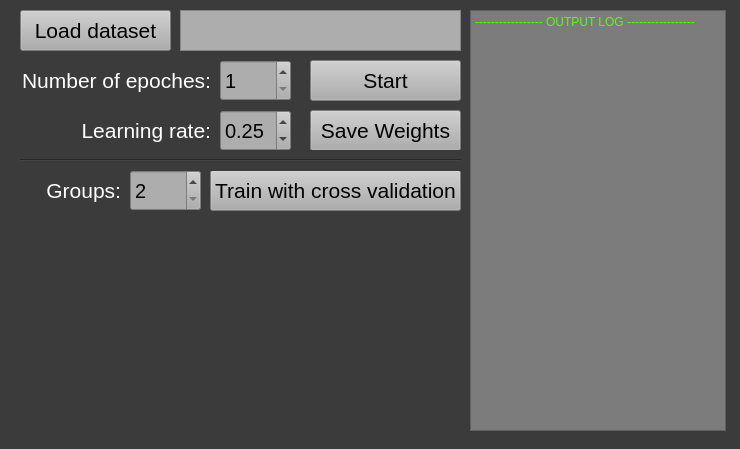
<?xml version="1.0" encoding="UTF-8"?>
<ui version="4.0">
 <class>TrainWindow</class>
 <widget class="QWidget" name="TrainWindow">
  <property name="geometry">
   <rect>
    <x>0</x>
    <y>0</y>
    <width>740</width>
    <height>449</height>
   </rect>
  </property>
  <property name="minimumSize">
   <size>
    <width>740</width>
    <height>449</height>
   </size>
  </property>
  <property name="maximumSize">
   <size>
    <width>740</width>
    <height>449</height>
   </size>
  </property>
  <property name="windowTitle">
   <string>Train Window</string>
  </property>
  <property name="styleSheet">
   <string notr="true">background-color: rgb(59, 59, 59);</string>
  </property>
  <widget class="QPushButton" name="load_ds_btn">
   <property name="geometry">
    <rect>
     <x>20</x>
     <y>10</y>
     <width>151</width>
     <height>41</height>
    </rect>
   </property>
   <property name="font">
    <font>
     <pointsize>16</pointsize>
    </font>
   </property>
   <property name="styleSheet">
    <string notr="true">color: rgb(0, 0, 0);
background-color: rgb(173, 173, 173);</string>
   </property>
   <property name="text">
    <string>Load dataset</string>
   </property>
  </widget>
  <widget class="QTextBrowser" name="console">
   <property name="geometry">
    <rect>
     <x>470</x>
     <y>10</y>
     <width>256</width>
     <height>421</height>
    </rect>
   </property>
   <property name="styleSheet">
    <string notr="true">background-color: rgb(124, 124, 124);
color: rgb(85, 255, 0);</string>
   </property>
   <property name="html">
    <string>&lt;!DOCTYPE HTML PUBLIC &quot;-//W3C//DTD HTML 4.0//EN&quot; &quot;http://www.w3.org/TR/REC-html40/strict.dtd&quot;&gt;
&lt;html&gt;&lt;head&gt;&lt;meta name=&quot;qrichtext&quot; content=&quot;1&quot; /&gt;&lt;meta charset=&quot;utf-8&quot; /&gt;&lt;style type=&quot;text/css&quot;&gt;
p, li { white-space: pre-wrap; }
hr { height: 1px; border-width: 0; }
li.unchecked::marker { content: &quot;\2610&quot;; }
li.checked::marker { content: &quot;\2612&quot;; }
&lt;/style&gt;&lt;/head&gt;&lt;body style=&quot; font-family:'Segoe UI'; font-size:9pt; font-weight:400; font-style:normal;&quot;&gt;
&lt;p style=&quot; margin-top:0px; margin-bottom:0px; margin-left:0px; margin-right:0px; -qt-block-indent:0; text-indent:0px;&quot;&gt;----------------- OUTPUT LOG -----------------&lt;/p&gt;&lt;/body&gt;&lt;/html&gt;</string>
   </property>
  </widget>
  <widget class="QTextBrowser" name="dataset_path_text">
   <property name="geometry">
    <rect>
     <x>180</x>
     <y>10</y>
     <width>281</width>
     <height>41</height>
    </rect>
   </property>
   <property name="styleSheet">
    <string notr="true">color: rgb(0, 0, 0);
background-color: rgb(173, 173, 173);</string>
   </property>
  </widget>
  <widget class="QLabel" name="label">
   <property name="geometry">
    <rect>
     <x>20</x>
     <y>60</y>
     <width>191</width>
     <height>41</height>
    </rect>
   </property>
   <property name="font">
    <font>
     <pointsize>16</pointsize>
    </font>
   </property>
   <property name="styleSheet">
    <string notr="true">color: rgb(255, 255, 255);</string>
   </property>
   <property name="text">
    <string>Number of epoches:</string>
   </property>
   <property name="alignment">
    <set>Qt::AlignRight|Qt::AlignTrailing|Qt::AlignVCenter</set>
   </property>
  </widget>
  <widget class="QPushButton" name="start_train_btn">
   <property name="geometry">
    <rect>
     <x>310</x>
     <y>60</y>
     <width>151</width>
     <height>41</height>
    </rect>
   </property>
   <property name="font">
    <font>
     <pointsize>16</pointsize>
    </font>
   </property>
   <property name="styleSheet">
    <string notr="true">color: rgb(0, 0, 0);
background-color: rgb(173, 173, 173);</string>
   </property>
   <property name="text">
    <string>Start</string>
   </property>
  </widget>
  <widget class="QPushButton" name="save_w_btn">
   <property name="geometry">
    <rect>
     <x>310</x>
     <y>110</y>
     <width>151</width>
     <height>41</height>
    </rect>
   </property>
   <property name="font">
    <font>
     <pointsize>16</pointsize>
    </font>
   </property>
   <property name="styleSheet">
    <string notr="true">color: rgb(0, 0, 0);
background-color: rgb(173, 173, 173);</string>
   </property>
   <property name="text">
    <string>Save Weights</string>
   </property>
  </widget>
  <widget class="QLabel" name="label_3">
   <property name="geometry">
    <rect>
     <x>10</x>
     <y>110</y>
     <width>201</width>
     <height>41</height>
    </rect>
   </property>
   <property name="font">
    <font>
     <pointsize>16</pointsize>
    </font>
   </property>
   <property name="styleSheet">
    <string notr="true">color: rgb(255, 255, 255);</string>
   </property>
   <property name="text">
    <string>Learning rate:</string>
   </property>
   <property name="alignment">
    <set>Qt::AlignRight|Qt::AlignTrailing|Qt::AlignVCenter</set>
   </property>
  </widget>
  <widget class="QSpinBox" name="epoches_spin">
   <property name="geometry">
    <rect>
     <x>220</x>
     <y>60</y>
     <width>71</width>
     <height>41</height>
    </rect>
   </property>
   <property name="font">
    <font>
     <pointsize>15</pointsize>
    </font>
   </property>
   <property name="styleSheet">
    <string notr="true">color: rgb(0, 0, 0);
background-color: rgb(173, 173, 173);</string>
   </property>
   <property name="minimum">
    <number>1</number>
   </property>
   <property name="maximum">
    <number>1000000</number>
   </property>
  </widget>
  <widget class="QDoubleSpinBox" name="lr_spinbox">
   <property name="geometry">
    <rect>
     <x>220</x>
     <y>110</y>
     <width>71</width>
     <height>41</height>
    </rect>
   </property>
   <property name="font">
    <font>
     <pointsize>15</pointsize>
    </font>
   </property>
   <property name="styleSheet">
    <string notr="true">color: rgb(0, 0, 0);
background-color: rgb(173, 173, 173);</string>
   </property>
   <property name="decimals">
    <number>2</number>
   </property>
   <property name="minimum">
    <double>0.010000000000000</double>
   </property>
   <property name="maximum">
    <double>1.000000000000000</double>
   </property>
   <property name="singleStep">
    <double>0.010000000000000</double>
   </property>
   <property name="value">
    <double>0.250000000000000</double>
   </property>
  </widget>
  <widget class="QCustomPlot" name="widget" native="true">
   <property name="geometry">
    <rect>
     <x>10</x>
     <y>229</y>
     <width>451</width>
     <height>201</height>
    </rect>
   </property>
  </widget>
  <widget class="QSpinBox" name="kcross">
   <property name="geometry">
    <rect>
     <x>130</x>
     <y>170</y>
     <width>71</width>
     <height>41</height>
    </rect>
   </property>
   <property name="font">
    <font>
     <pointsize>15</pointsize>
    </font>
   </property>
   <property name="styleSheet">
    <string notr="true">color: rgb(0, 0, 0);
background-color: rgb(173, 173, 173);</string>
   </property>
   <property name="minimum">
    <number>2</number>
   </property>
   <property name="maximum">
    <number>10</number>
   </property>
  </widget>
  <widget class="QPushButton" name="cross">
   <property name="geometry">
    <rect>
     <x>210</x>
     <y>170</y>
     <width>251</width>
     <height>41</height>
    </rect>
   </property>
   <property name="font">
    <font>
     <pointsize>16</pointsize>
    </font>
   </property>
   <property name="styleSheet">
    <string notr="true">color: rgb(0, 0, 0);
background-color: rgb(173, 173, 173);</string>
   </property>
   <property name="text">
    <string>Train with cross validation</string>
   </property>
  </widget>
  <widget class="Line" name="line">
   <property name="geometry">
    <rect>
     <x>20</x>
     <y>150</y>
     <width>441</width>
     <height>21</height>
    </rect>
   </property>
   <property name="orientation">
    <enum>Qt::Horizontal</enum>
   </property>
  </widget>
  <widget class="QLabel" name="label_5">
   <property name="geometry">
    <rect>
     <x>10</x>
     <y>170</y>
     <width>111</width>
     <height>41</height>
    </rect>
   </property>
   <property name="font">
    <font>
     <pointsize>16</pointsize>
    </font>
   </property>
   <property name="styleSheet">
    <string notr="true">color: rgb(255, 255, 255);</string>
   </property>
   <property name="text">
    <string>Groups:</string>
   </property>
   <property name="alignment">
    <set>Qt::AlignRight|Qt::AlignTrailing|Qt::AlignVCenter</set>
   </property>
  </widget>
 </widget>
 <customwidgets>
  <customwidget>
   <class>QCustomPlot</class>
   <extends>QWidget</extends>
   <header>View/qcustomplot.h</header>
   <container>1</container>
  </customwidget>
 </customwidgets>
 <resources/>
 <connections/>
</ui>
